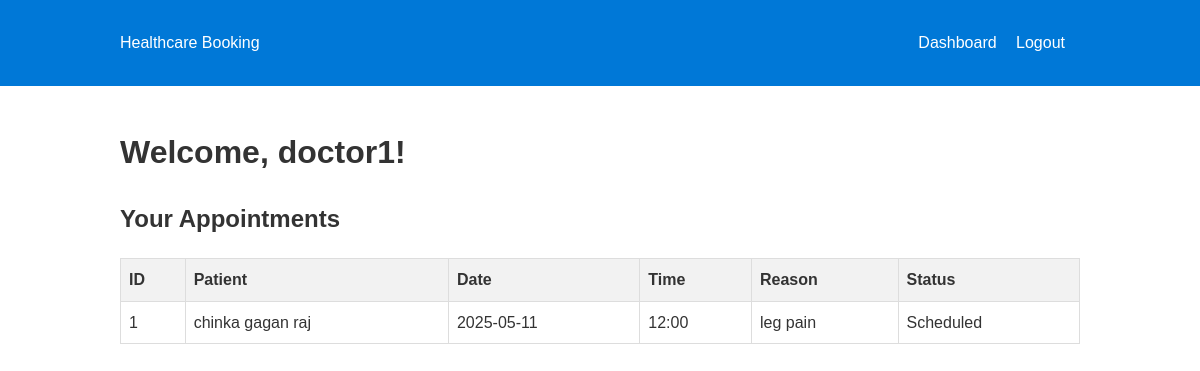
The page /dashboard (signed in) on the database its author committed.
### models.py (models this page shows)
class User(db.Model):
    id = db.Column(db.Integer, primary_key=True)
    username = db.Column(db.String(80), unique=True, nullable=False)
    password = db.Column(db.String(120), nullable=False)
    role = db.Column(db.String(20), nullable=False)  # 'patient' or 'doctor' or 'admin'
    name = db.Column(db.String(100), nullable=False)
    email = db.Column(db.String(120), unique=True, nullable=False)
    appointments = db.relationship(
        'Appointment',
        primaryjoin="User.id==Appointment.patient_id",
        backref=db.backref('patient', lazy=True),
        lazy=True
    )
    doctor_appointments = db.relationship(
        'Appointment',
        primaryjoin="User.id==Appointment.doctor_id",
        backref=db.backref('doctor', lazy=True),
        lazy=True
    )

class Appointment(db.Model):
    id = db.Column(db.Integer, primary_key=True)
    patient_id = db.Column(db.Integer, db.ForeignKey('user.id'), nullable=False)
    doctor_id = db.Column(db.Integer, db.ForeignKey('user.id'), nullable=False)
    date = db.Column(db.String(20), nullable=False)  # In real app, use DateTime
    time = db.Column(db.String(20), nullable=False)
    status = db.Column(db.String(20), default='Scheduled')  # Scheduled, Completed, Cancelled
    reason = db.Column(db.String(200))

### app.py (the view)
@app.route('/dashboard')
def dashboard():
    if 'user_id' not in session:
        return redirect(url_for('login'))
    user=User.query.get(session['user_id'])
    if user.role=='patient':
        appoint=Appointment.query.filter_by(patient_id=user.id).all()
    elif user.role=='doctor':
        appoint=Appointment.query.filter_by(doctor_id=user.id).all()
    else:
        appoint=Appointment.query.all()
    return render_template('dashboard.html',user=user,appointments=appoint)

### templates/dashboard.html (shortened to what this page needs)
{% extends "base.html" %}
{% block content %}
    <h1>Welcome, {{ user.name }}!</h1>
    <h2>Your Appointments</h2>
    {% if appointments %}
        <table>
            <tr>
                <th>ID</th>
                {% if user.role == 'doctor' %}<th>Patient</th>{% endif %}
                <th>Date</th>
                <th>Time</th>
                <th>Reason</th>
                <th>Status</th>
            </tr>
            {% for app in appointments %}
                <tr>
                    <td>{{ app.id }}</td>
                    {% if user.role == 'doctor' %}
                        <td>{{ app.patient.name }}</td>
                    {% endif %}
                    <td>{{ app.date }}</td>
                    <td>{{ app.time }}</td>
                    <td>{{ app.reason }}</td>
                    <td>{{ app.status }}</td>
                </tr>
            {% endfor %}
        </table>
    {% else %}
        <p>No appointments found.</p>
    {% endif %}
{% endblock %}

### static/style.css (style rules this page uses)
body { font-family: Arial, sans-serif; line-height: 1.6; margin: 0; padding: 0; color: #333; }
table { width: 100%; border-collapse: collapse; margin-top: 20px; }
table th, table td { border: 1px solid #ddd; padding: 8px; text-align: left; }
table th { background-color: #f2f2f2; }

### rows shown on the page
User: name "doctor1"
Appointment: id "1", patient.name "chinka gagan raj", date "2025-05-11", time "12:00", reason "leg pain", status "Scheduled"
